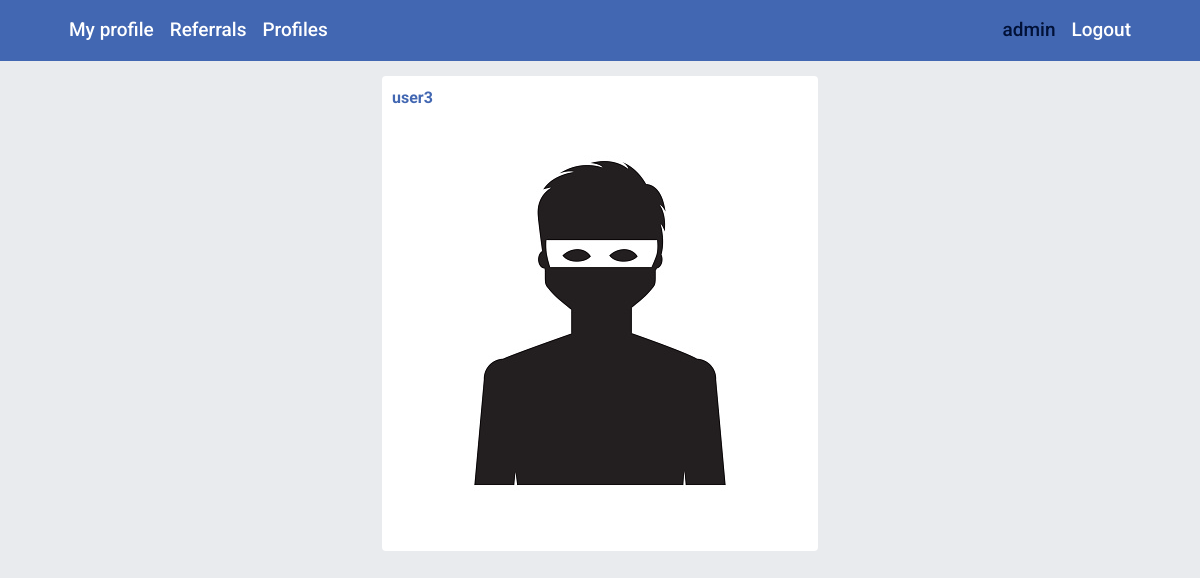
The app's page /profiles/4/ (signed in), older data.
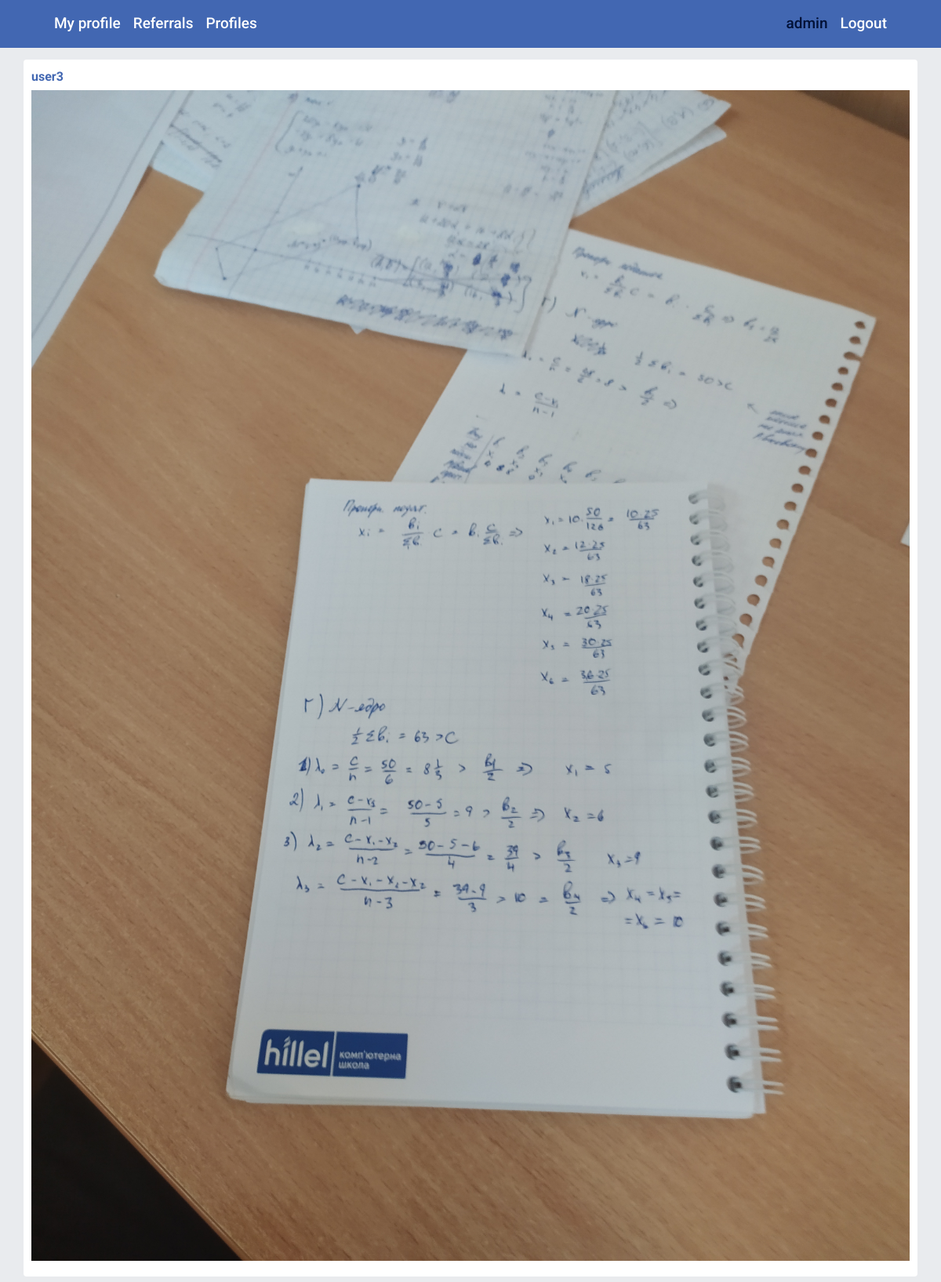
The same page, newer data.
### profiles/models.py (models this page shows, shortened)
class Profile(models.Model):
    BLANK = ''
    STUDENT = 'ST'
    PROGRAMMER = 'PR'
    ENGINEER = 'EN'
    ML_ENGINEER = 'ML'
    OTHER = 'OR'
    PROFESSION_CHOICES = [
        (BLANK, 'Your profession?'),
        (STUDENT, 'Student'),
        (PROGRAMMER, 'Programmer'),
        (ENGINEER, 'Engineer'),
        (ML_ENGINEER, 'Machine Learning engineer'),
        (OTHER, 'Other'),
    ]
    user = models.OneToOneField(User, on_delete=models.CASCADE)
    timestamp = models.DateTimeField(auto_now=False, auto_now_add=True)
    profession = models.CharField(
        max_length=2,
        choices=PROFESSION_CHOICES,
        null=True,
        blank=True
    )
    bio = models.CharField(max_length=500, blank=True)
    image = models.ImageField(upload_to=upload_location,
                              null=True, blank=True,
                              default='default_img.png',
                              )
    ref_code = models.TextField(max_length=20, null=False, unique=True)
    class Meta:
        ordering = ["-timestamp"]

### profiles/views.py (the view)
# urls.py: path('profiles/<int:profile_id>/', profile_detail, name='detail'),
@login_required()
def profile_detail(request, profile_id):
    instance = get_object_or_404(Profile, id=profile_id)
    context = {
        "instance": instance,
    }
    return render(request, "profile_detail.html", context)

### templates/profile_detail.html (shortened to what this page needs)
{% extends "base.html" %}
{% block content %}
    <div class="container">
        {% include 'profile_component.html' %}
    </div>
{% endblock content %}

### templates/profile_component.html (shortened to what this page needs)
<div class="profile-detail-container">
    <div class="row justify-content-center">
        <div class='col-auto padding-reset  profile-detail-content'>
            <div class="row justify-content-start profile-preview-txt">
              <div class="col-auto author">{{ instance.user.username }}</div>
            </div>
            {% if instance.image %}
                <p class="p_img"><img src='{{ instance.image.url }}' class='img-responsive'/></p>
            {% endif %}
        </div>
    </div>
</div>

Row changes from the older to the newer data that the page shows:
changed Profile "user3": image: picture added in place of a placeholder
